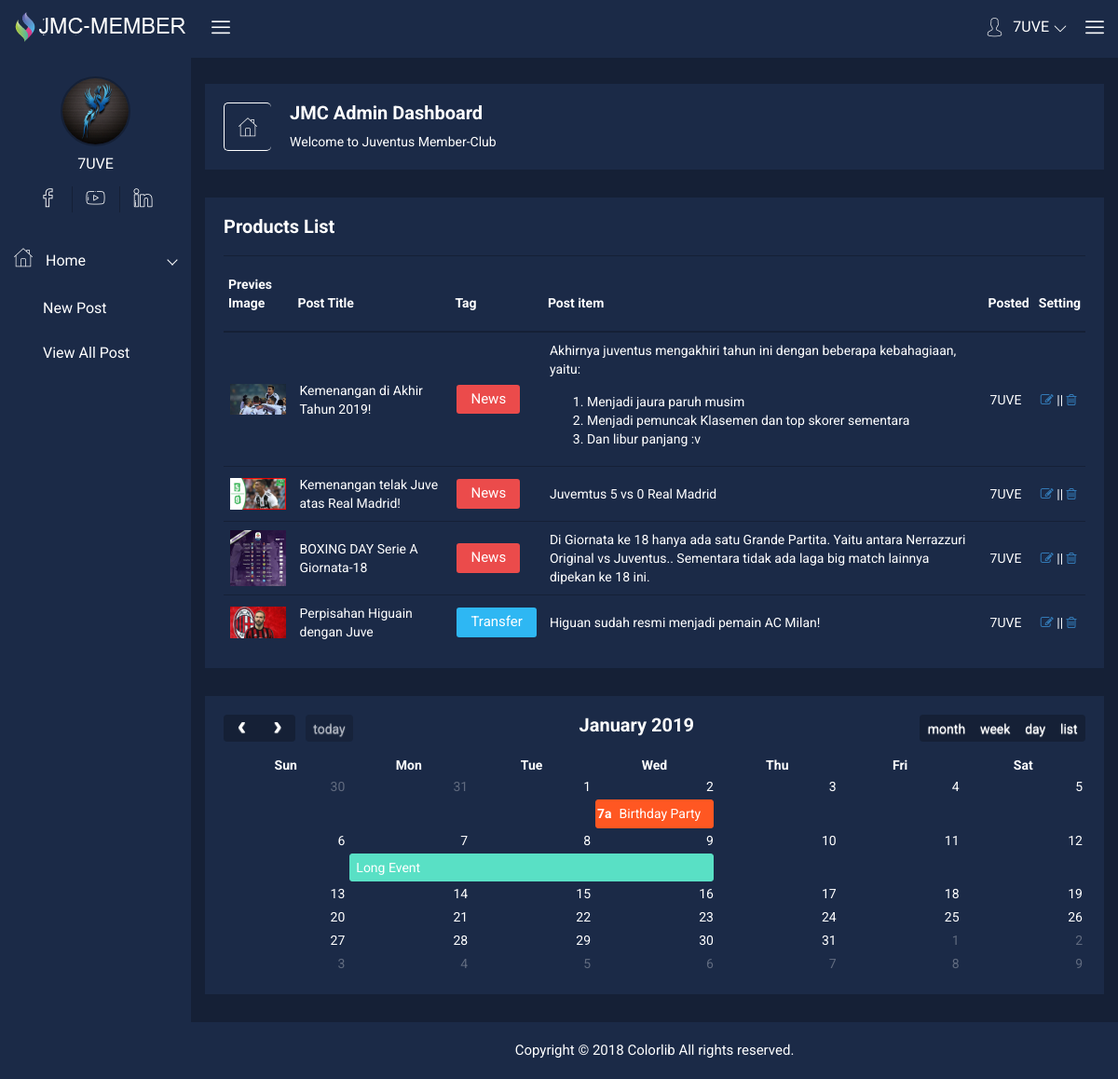
/admin/index.php?page=update_info (signed in), run on the app's committed database.
### tables this page shows
CREATE TABLE `news` (
  `id_berita` int(11) NOT NULL,
  `tag` varchar(20) NOT NULL,
  `judul` varchar(50) NOT NULL,
  `isi` text NOT NULL,
  `foto` varchar(50) NOT NULL,
  `id_admin` varchar(10) NOT NULL
);

### admin/konten.php (the view, shortened to what this page needs)
<?php
    if ($_GET['page']=='home') {
      echo '<div class="section-admin container-fluid">
            <div class="row admin text-center">
                <div class="col-md-12">
                    <div class="row">
                        <div class="col-lg-3 col-md-3 col-sm-3 col-xs-12">
                            <div class="admin-content analysis-progrebar-ctn res-mg-t-15">
                                <h4 class="text-left text-uppercase"><b>Orders</b></h4>
                                <div class="row vertical-center-box vertical-center-box-tablet">
                                    <div class="col-xs-3 mar-bot-15 text-left">
                                        <label class="label bg-green">30% <i class="fa fa-level-up" aria-hidden="true"></i></label>
                                    </div>
                                    <div class="col-xs-9 cus-gh-hd-pro">
                                        <h2 class="text-right no-margin">10,000</h2>
                                    </div>
                                </div>
                                <div class="progress progress-mini">
                                    <div style="width: 8%;" class="progress-bar bg-green"></div>
                                </div>
                            </div>
                        </div>
                        <div class="col-lg-3 col-md-3 col-sm-3 col-xs-12" style="margin-bottom:1px;">
                            <div class="admin-content analysis-progrebar-ctn res-mg-t-30">
                                <h4 class="text-left text-uppercase"><b>Tax Deduction</b></h4>
                                <div class="row vertical-center-box vertical-center-box-tablet">
                                    <div class="text-left col-xs-3 mar-bot-15">
                                        <label class="label bg-red">15% <i class="fa fa-level-down" aria-hidden="true"></i></label>
                                    </div>
                                    <div class="col-xs-9 cus-gh-hd-pro">
                                        <h2 class="text-right no-margin">5,000</h2>
                                    </div>
                                </div>
                                <div class="progress progress-mini">
                                    <div style="width: 38%;" class="progress-bar progress-bar-danger bg-red"></div>
                                </div>
                            </div>
                        </div>
                        <div class="col-lg-3 col-md-3 col-sm-3 col-xs-12">
                            <div class="admin-content analysis-progrebar-ctn res-mg-t-30">
                                <h4 class="text-left text-uppercase"><b>Revenue</b></h4>
                                <div class="row vertical-center-box vertical-center-box-tablet">
                                    <div class="text-left col-xs-3 mar-bot-15">
                                        <label class="label bg-blue">50% <i class="fa fa-level-up" aria-hidden="true"></i></label>
                                    </div>
                                    <div class="col-xs-9 cus-gh-hd-pro">
                                        <h2 class="text-right no-margin">$70,000</h2>
                                    </div>
                                </div>
                                <div class="progress progress-mini">
                                    <div style="width: 60%;" class="progress-bar bg-blue"></div>
                                </div>
                            </div>
                        </div>
                        <div class="col-lg-3 col-md-3 col-sm-3 col-xs-12">
                            <div class="admin-content analysis-progrebar-ctn res-mg-t-30">
                                <h4 class="text-left text-uppercase"><b>Yearly Sales</b></h4>
                                <div class="row vertical-center-box vertical-center-box-tablet">
                                    <div class="text-left col-xs-3 mar-bot-15">
                                        <label class="label bg-purple">80% <i class="fa fa-level-up" aria-hidden="true"></i></label>
                                    </div>
                                    <div class="col-xs-9 cus-gh-hd-pro">
                                        <h2 class="text-right no-margin">$100,000</h2>
                                    </div>
                                </div>
                                <div class="progress progress-mini">
                                    <div style="width: 60%;" class="progress-bar bg-purple"></div>
                                </div>
                            </div>
                        </div>
                    </div>
                </div>
            </div>
        </div>';
    }
    elseif ($_GET['page']=='update_info') {
        echo '<div class="product-status mg-b-30">
            <div class="container-fluid">
                <div class="row">
                    <div class="col-lg-12 col-md-12 col-sm-12 col-xs-12">
                        <div class="product-status-wrap">
                            <h4>Products List</h4>
                            <table>
                                <tr>
                                    <th>Previes Image</th>
                                    <th>Post Title</th>
                                    <th>Tag</th>
                                    <th>Post item</th>
                                    <th>Posted</th>
                                    <th>Setting</th>
                                </tr>';
                                $crud=mysqli_query($koneksi, "SELECT * FROM news ORDER BY id_berita DESC");
                                while ($data=mysqli_fetch_array($crud)) {
                                echo '<tr>
                                    <td><img src="img/news/'."$data[foto]".'" alt="" /></td>
                                    <td>'."$data[judul]".'</td>
                                    <td>
                                        <button class="'."$data[tag]".'">'."$data[tag]".'</button>
                                    </td>
                                    <td>'."$data[isi]".'</td>
                                    <td>'."$data[id_admin]".'</td>
                                    <td><a href="index.php?page=edit&id='."$data[id_berita]".'" data-toggle="tooltip" title="Edit" class="pd-setting-ed"><i class="fa fa-pencil-square-o" aria-hidden="true"></i></a>
                                         ||
                                        <a href="index.php?page=delete&id='."$data[id_berita]".'" data-toggle="tooltip" title="Trash" class="pd-setting-ed"><i class="fa fa-trash-o" aria-hidden="true"></i></a>
                                    </td>
                                </tr>';
                                }
                                echo '
                            </table>
                        </div>
                    </div>
                </div>
            </div>
        </div>';
    }
    elseif ($_GET['page']=='delete') {
        mysqli_query($koneksi,"DELETE FROM news where id_berita='$_GET[id]'");
        echo '<p style="color:white;">Delete Berhasil!</p>';
  }
?>

### admin/dashboard.php (shortened to what this page needs)
 <div class="left-sidebar-pro">
     <nav id="sidebar" class="">
         <div class="sidebar-header">
             <a href="index.html"><img class="main-logo" src="img/logo/logoX.png" alt="" /></a>
         </div>
<div class="nalika-profile">
	<div class="profile-dtl">
                 <?php
                     $adm = $_SESSION['namauser'];
                     $tampil=mysqli_query($koneksi, "SELECT * FROM admin where id_user='$adm'");
                     $info=mysqli_fetch_array($tampil);
                 ?>
		<a href="#"><img src="img/admin/<?php echo $info['image'] ?>" alt="" /></a>
		<h2><span class="min-dtn"><?php echo $_SESSION['namauser'] ?></span></h2>
	</div>
	<div class="profile-social-dtl">
		<ul class="dtl-social">
                     <?php
                         $fb = $_SESSION['facebook'];
                         $yt = $_SESSION['youtube'];
                         $ig = $_SESSION['instagram'];
                     ?>
			<li><a href="<?php echo $fb ?>"><i class="icon nalika-facebook"></i></a></li>
			<li><a href="<?php echo $yt ?>"><i class="icon nalika-youtube"></i></a></li>
			<li><a href="<?php echo $ig ?>"><i class="icon nalika-linkedin"></i></a></li>
		</ul>
	</div>
</div>
         <div class="left-custom-menu-adp-wrap comment-scrollbar">
             <nav class="sidebar-nav left-sidebar-menu-pro">
                 <ul class="metismenu" id="menu1">
                     <li class="active">
                         <a class="has-arrow" href="index.php?page=home">
					   <i class="icon nalika-home icon-wrap"></i>
					   <span class="mini-click-non">Home</span>
					</a>
                         <ul class="submenu-angle" aria-expanded="true">
                             <li><a title="Product Payment" href="index.php?page=new-post"><span class="mini-sub-pro">New Post</span></a></li>
                             <li><a title="Update Info" href="index.php?page=update_info"><span class="mini-sub-pro">View All Post</span></a></li>
                         </ul>
                     </li>
                 </ul>
             </nav>
         </div>
     </nav>
 </div>

### data on the page
news: foto (picture), judul "Kemenangan di Akhir Tahun 2019!", tag "News", isi "Akhirnya juventus mengakhiri tahun ini dengan beberapa kebahagiaan, yaitu: Menjadi jaura paruh musim Menjadi pemuncak Klasemen dan top skorer sementara Dan libur panjang :v", id_admin "7UVE"
news: foto (picture), judul "Kemenangan telak Juve atas Real Madrid!", tag "News", isi "Juvemtus 5 vs 0 Real Madrid", id_admin "7UVE"
news: foto (picture), judul "BOXING DAY Serie A Giornata-18", tag "News", isi "Di Giornata ke 18 hanya ada satu Grande Partita. Yaitu antara Nerrazzuri Original vs Juventus.. Sementara tidak ada laga big match lainnya dipekan ke 18 ini.", id_admin "7UVE"
news: foto (picture), judul "Perpisahan Higuain dengan Juve", tag "Transfer", isi "Higuan sudah resmi menjadi pemain AC Milan!", id_admin "7UVE"

### other printed values
$_SESSION['namauser'] "7UVE"
